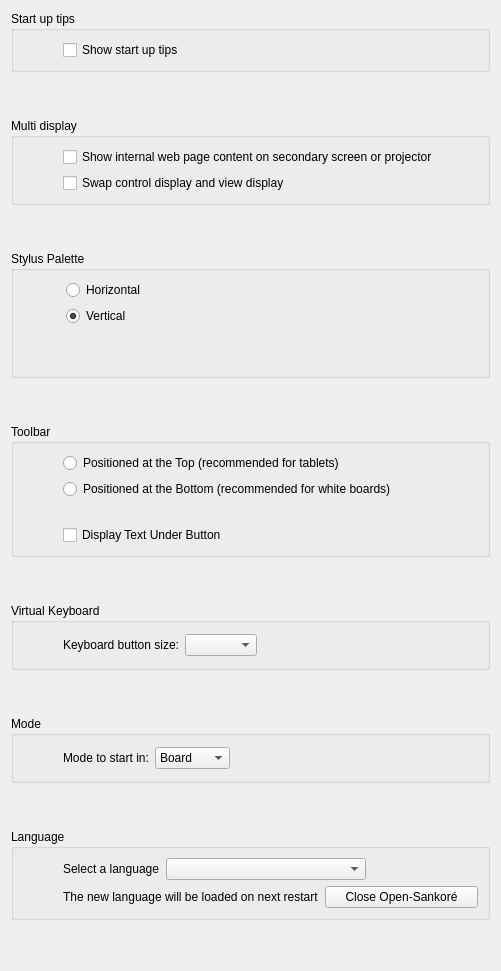
     <widget class="QWidget" name="displayTab">
      <attribute name="title">
       <string>Display</string>
      </attribute>
      <layout class="QVBoxLayout" name="verticalLayout_4">
       <item>
        <widget class="QGroupBox" name="startupGroupBox">
         <property name="title">
          <string>Start up tips</string>
         </property>
         <layout class="QVBoxLayout" name="verticalLayout_5">
          <item>
           <layout class="QGridLayout" name="gridLayout_17">
            <item row="1" column="0">
             <spacer name="horizontalSpacer_9">
              <property name="orientation">
               <enum>Qt::Horizontal</enum>
              </property>
              <property name="sizeType">
               <enum>QSizePolicy::Fixed</enum>
              </property>
              <property name="sizeHint" stdset="0">
               <size>
                <width>40</width>
                <height>20</height>
               </size>
              </property>
             </spacer>
            </item>
            <item row="1" column="1">
             <widget class="QCheckBox" name="startupTipsCheckBox">
              <property name="text">
               <string>Show start up tips</string>
              </property>
             </widget>
            </item>
           </layout>
          </item>
         </layout>
        </widget>
       </item>
       <item>
        <spacer name="verticalSpacer_6">
         <property name="orientation">
          <enum>Qt::Vertical</enum>
         </property>
         <property name="sizeHint" stdset="0">
          <size>
           <width>20</width>
           <height>40</height>
          </size>
         </property>
        </spacer>
       </item>
       <item>
        <widget class="QGroupBox" name="multiDisplayGroupBox">
         <property name="title">
          <string>Multi display</string>
         </property>
         <layout class="QGridLayout" name="gridLayout_2">
          <item row="0" column="1">
           <widget class="QCheckBox" name="displayBrowserPageCheckBox">
            <property name="text">
             <string>Show internal web page content on secondary screen or projector</string>
            </property>
           </widget>
          </item>
          <item row="0" column="0">
           <spacer name="mirroringLSpacer">
            <property name="orientation">
             <enum>Qt::Horizontal</enum>
            </property>
            <property name="sizeType">
             <enum>QSizePolicy::Preferred</enum>
            </property>
            <property name="sizeHint" stdset="0">
             <size>
              <width>40</width>
              <height>20</height>
             </size>
            </property>
           </spacer>
          </item>
          <item row="0" column="2">
           <spacer name="mirroringRSpacer">
            <property name="orientation">
             <enum>Qt::Horizontal</enum>
            </property>
            <property name="sizeHint" stdset="0">
             <size>
              <width>40</width>
              <height>20</height>
             </size>
            </property>
           </spacer>
          </item>
          <item row="1" column="1">
           <widget class="QCheckBox" name="swapControlAndDisplayScreensCheckBox">
            <property name="text">
             <string>Swap control display and view display</string>
            </property>
           </widget>
          </item>
         </layout>
        </widget>
       </item>
       <item>
        <spacer name="toolbarSpacer">
         <property name="orientation">
          <enum>Qt::Vertical</enum>
         </property>
         <property name="sizeHint" stdset="0">
          <size>
           <width>20</width>
           <height>40</height>
          </size>
         </property>
        </spacer>
       </item>
       <item>
        <widget class="QGroupBox" name="stylusPaletteGroupBox">
         <property name="minimumSize">
          <size>
           <width>0</width>
           <height>0</height>
          </size>
         </property>
         <property name="title">
          <string>Stylus Palette</string>
         </property>
         <layout class="QGridLayout" name="gridLayout_14">
          <property name="leftMargin">
           <number>12</number>
          </property>
          <item row="0" column="1">
           <layout class="QGridLayout" name="gridLayout_5">
            <property name="sizeConstraint">
             <enum>QLayout::SetDefaultConstraint</enum>
            </property>
            <item row="0" column="0">
             <widget class="QRadioButton" name="horizontalChoice">
              <property name="sizePolicy">
               <sizepolicy hsizetype="Minimum" vsizetype="Fixed">
                <horstretch>1</horstretch>
                <verstretch>0</verstretch>
               </sizepolicy>
              </property>
              <property name="minimumSize">
               <size>
                <width>0</width>
                <height>0</height>
               </size>
              </property>
              <property name="text">
               <string>Horizontal</string>
              </property>
              <property name="checked">
               <bool>false</bool>
              </property>
             </widget>
            </item>
            <item row="1" column="0">
             <widget class="QRadioButton" name="verticalChoice">
              <property name="text">
               <string>Vertical</string>
              </property>
              <property name="checked">
               <bool>true</bool>
              </property>
             </widget>
            </item>
            <item row="2" column="0">
             <spacer name="verticalSpacer_5">
              <property name="orientation">
               <enum>Qt::Vertical</enum>
              </property>
              <property name="sizeHint" stdset="0">
               <size>
                <width>20</width>
                <height>40</height>
               </size>
              </property>
             </spacer>
            </item>
           </layout>
          </item>
          <item row="0" column="2">
           <spacer name="horizontalSpacer_3">
            <property name="orientation">
             <enum>Qt::Horizontal</enum>
            </property>
            <property name="sizeType">
             <enum>QSizePolicy::Preferred</enum>
            </property>
            <property name="sizeHint" stdset="0">
             <size>
              <width>40</width>
              <height>20</height>
             </size>
            </property>
           </spacer>
          </item>
          <item row="0" column="0">
           <spacer name="horizontalSpacer_4">
            <property name="orientation">
             <enum>Qt::Horizontal</enum>
            </property>
            <property name="sizeType">
             <enum>QSizePolicy::Preferred</enum>
            </property>
            <property name="sizeHint" stdset="0">
             <size>
              <width>40</width>
              <height>20</height>
             </size>
            </property>
           </spacer>
          </item>
         </layout>
        </widget>
       </item>
       <item>
        <spacer name="verticalSpacer_3">
         <property name="orientation">
          <enum>Qt::Vertical</enum>
         </property>
         <property name="sizeHint" stdset="0">
          <size>
           <width>20</width>
           <height>40</height>
          </size>
         </property>
        </spacer>
       </item>
       <item>
        <widget class="QGroupBox" name="toolbarGroupBox">
         <property name="sizePolicy">
          <sizepolicy hsizetype="MinimumExpanding" vsizetype="Expanding">
           <horstretch>0</horstretch>
           <verstretch>0</verstretch>
          </sizepolicy>
         </property>
         <property name="title">
          <string>Toolbar</string>
         </property>
         <layout class="QGridLayout" name="gridLayout_9">
          <item row="0" column="1">
           <layout class="QGridLayout" name="gridLayout_10">
            <item row="0" column="0">
             <widget class="QRadioButton" name="toolbarAtTopRadioButton">
              <property name="text">
               <string>Positioned at the Top (recommended for tablets)</string>
              </property>
             </widget>
            </item>
            <item row="1" column="0">
             <widget class="QRadioButton" name="toolbarAtBottomRadioButton">
              <property name="text">
               <string>Positioned at the Bottom (recommended for white boards)</string>
              </property>
             </widget>
            </item>
            <item row="2" column="0">
             <spacer name="verticalSpacer">
              <property name="orientation">
               <enum>Qt::Vertical</enum>
              </property>
              <property name="sizeType">
               <enum>QSizePolicy::Fixed</enum>
              </property>
              <property name="sizeHint" stdset="0">
               <size>
                <width>20</width>
                <height>20</height>
               </size>
              </property>
             </spacer>
            </item>
           </layout>
          </item>
          <item row="0" column="0">
           <spacer name="toolbarLSpacer">
            <property name="orientation">
             <enum>Qt::Horizontal</enum>
            </property>
            <property name="sizeType">
             <enum>QSizePolicy::Preferred</enum>
            </property>
            <property name="sizeHint" stdset="0">
             <size>
              <width>40</width>
              <height>20</height>
             </size>
            </property>
           </spacer>
          </item>
          <item row="0" column="2">
           <spacer name="toolbarRSpacer">
            <property name="orientation">
             <enum>Qt::Horizontal</enum>
            </property>
            <property name="sizeType">
             <enum>QSizePolicy::Expanding</enum>
            </property>
            <property name="sizeHint" stdset="0">
             <size>
              <width>40</width>
              <height>20</height>
             </size>
            </property>
           </spacer>
          </item>
          <item row="1" column="1">
           <widget class="QCheckBox" name="toolbarDisplayTextCheckBox">
            <property name="text">
             <string>Display Text Under Button</string>
            </property>
           </widget>
          </item>
         </layout>
        </widget>
       </item>
       <item>
        <spacer name="keyboardSpacer">
         <property name="orientation">
          <enum>Qt::Vertical</enum>
         </property>
         <property name="sizeType">
          <enum>QSizePolicy::Expanding</enum>
         </property>
         <property name="sizeHint" stdset="0">
          <size>
           <width>20</width>
           <height>40</height>
          </size>
         </property>
        </spacer>
       </item>
       <item>
        <widget class="QGroupBox" name="keyboardGroupBox">
         <property name="sizePolicy">
          <sizepolicy hsizetype="MinimumExpanding" vsizetype="Expanding">
           <horstretch>0</horstretch>
           <verstretch>0</verstretch>
          </sizepolicy>
         </property>
         <property name="title">
          <string>Virtual Keyboard</string>
         </property>
         <layout class="QGridLayout" name="gridLayout_13">
          <item row="0" column="0">
           <spacer name="horizontalSpacer">
            <property name="orientation">
             <enum>Qt::Horizontal</enum>
            </property>
            <property name="sizeType">
             <enum>QSizePolicy::Preferred</enum>
            </property>
            <property name="sizeHint" stdset="0">
             <size>
              <width>40</width>
              <height>20</height>
             </size>
            </property>
           </spacer>
          </item>
          <item row="0" column="1" rowspan="2">
           <layout class="QGridLayout" name="gridLayout_11">
            <item row="0" column="0">
             <widget class="QLabel" name="label_2">
              <property name="text">
               <string>Keyboard button size:</string>
              </property>
             </widget>
            </item>
            <item row="0" column="1">
             <widget class="QComboBox" name="keyboardPaletteKeyButtonSize"/>
            </item>
            <item row="0" column="2">
             <spacer name="horizontalSpacer_2">
              <property name="orientation">
               <enum>Qt::Horizontal</enum>
              </property>
              <property name="sizeHint" stdset="0">
               <size>
                <width>40</width>
                <height>20</height>
               </size>
              </property>
             </spacer>
            </item>
           </layout>
          </item>
         </layout>
        </widget>
       </item>
       <item>
        <spacer name="modeSpacer">
         <property name="orientation">
          <enum>Qt::Vertical</enum>
         </property>
         <property name="sizeHint" stdset="0">
          <size>
           <width>20</width>
           <height>40</height>
          </size>
         </property>
        </spacer>
       </item>
       <item>
        <widget class="QGroupBox" name="modeGroupBox">
         <property name="sizePolicy">
          <sizepolicy hsizetype="MinimumExpanding" vsizetype="Expanding">
           <horstretch>0</horstretch>
           <verstretch>0</verstretch>
          </sizepolicy>
         </property>
         <property name="title">
          <string>Mode</string>
         </property>
         <layout class="QGridLayout" name="gridLayout_15">
          <item row="0" column="1" rowspan="2">
           <layout class="QGridLayout" name="gridLayout_16">
            <item row="0" column="0">
             <widget class="QLabel" name="modeLabel">
              <property name="text">
               <string>Mode to start in:</string>
              </property>
             </widget>
            </item>
            <item row="0" column="1">
             <widget class="QComboBox" name="startModeComboBox">
              <item>
               <property name="text">
                <string>Board</string>
               </property>
              </item>
              <item>
               <property name="text">
                <string>Desktop</string>
               </property>
              </item>
             </widget>
            </item>
            <item row="0" column="2">
             <spacer name="horizontalSpacer_6">
              <property name="orientation">
               <enum>Qt::Horizontal</enum>
              </property>
              <property name="sizeHint" stdset="0">
               <size>
                <width>40</width>
                <height>20</height>
               </size>
              </property>
             </spacer>
            </item>
           </layout>
          </item>
          <item row="0" column="0">
           <spacer name="horizontalSpacer_5">
            <property name="orientation">
             <enum>Qt::Horizontal</enum>
            </property>
            <property name="sizeType">
             <enum>QSizePolicy::Preferred</enum>
            </property>
            <property name="sizeHint" stdset="0">
             <size>
              <width>40</width>
              <height>20</height>
             </size>
            </property>
           </spacer>
          </item>
         </layout>
        </widget>
       </item>
       <item>
        <spacer name="verticalSpacer_7">
         <property name="orientation">
          <enum>Qt::Vertical</enum>
         </property>
         <property name="sizeHint" stdset="0">
          <size>
           <width>20</width>
           <height>40</height>
          </size>
         </property>
        </spacer>
       </item>
       <item>
        <widget class="QGroupBox" name="languageGroupBox">
         <property name="sizePolicy">
          <sizepolicy hsizetype="MinimumExpanding" vsizetype="Expanding">
           <horstretch>0</horstretch>
           <verstretch>0</verstretch>
          </sizepolicy>
         </property>
         <property name="title">
          <string>Language</string>
         </property>
         <layout class="QGridLayout" name="gridLayout_3">
          <item row="0" column="0">
           <spacer name="horizontalSpacer_7">
            <property name="orientation">
             <enum>Qt::Horizontal</enum>
            </property>
            <property name="sizeType">
             <enum>QSizePolicy::Preferred</enum>
            </property>
            <property name="sizeHint" stdset="0">
             <size>
              <width>40</width>
              <height>20</height>
             </size>
            </property>
           </spacer>
          </item>
          <item row="0" column="2">
           <layout class="QVBoxLayout" name="languageVerticalLayout">
            <property name="sizeConstraint">
             <enum>QLayout::SetFixedSize</enum>
            </property>
            <item>
             <layout class="QHBoxLayout" name="languageHAlert">
              <item>
               <widget class="QLabel" name="languageLabel">
                <property name="text">
                 <string>Select a language</string>
                </property>
               </widget>
              </item>
              <item>
               <widget class="QComboBox" name="languageComboBox">
                <property name="minimumSize">
                 <size>
                  <width>200</width>
                  <height>0</height>
                 </size>
                </property>
               </widget>
              </item>
              <item>
               <spacer name="horizontalSpacer_8">
                <property name="orientation">
                 <enum>Qt::Horizontal</enum>
                </property>
                <property name="sizeHint" stdset="0">
                 <size>
                  <width>40</width>
                  <height>20</height>
                 </size>
                </property>
               </spacer>
              </item>
             </layout>
            </item>
            <item>
             <layout class="QHBoxLayout" name="alertHLayout">
              <item>
               <widget class="QLabel" name="closeOpenSankoreAlertLabel">
                <property name="text">
                 <string>The new language will be loaded on next restart</string>
                </property>
               </widget>
              </item>
              <item>
               <widget class="QPushButton" name="quitOpenSankorePushButton">
                <property name="text">
                 <string>Close Open-Sankoré</string>
                </property>
               </widget>
              </item>
             </layout>
            </item>
           </layout>
          </item>
         </layout>
        </widget>
       </item>
       <item>
        <spacer name="verticalSpacer_4">
         <property name="orientation">
          <enum>Qt::Vertical</enum>
         </property>
         <property name="sizeHint" stdset="0">
          <size>
           <width>20</width>
           <height>40</height>
          </size>
         </property>
        </spacer>
       </item>
      </layout>
     </widget>
